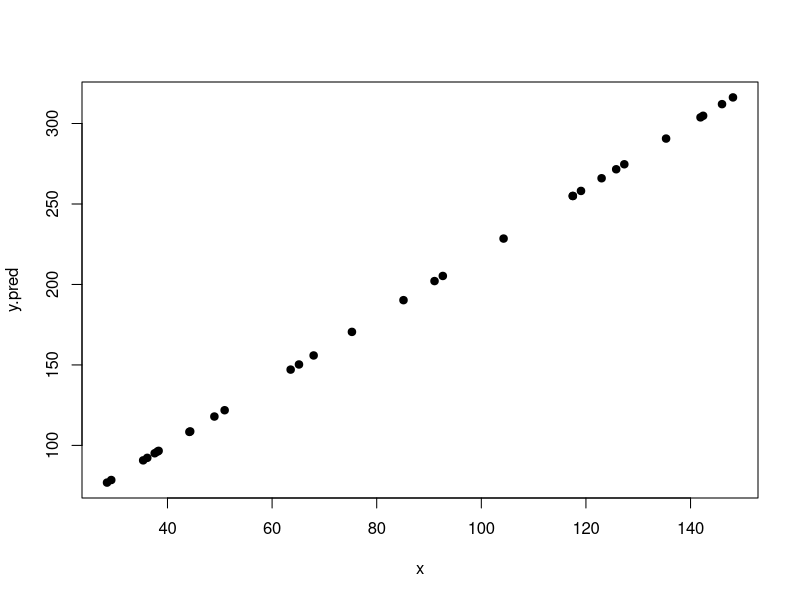
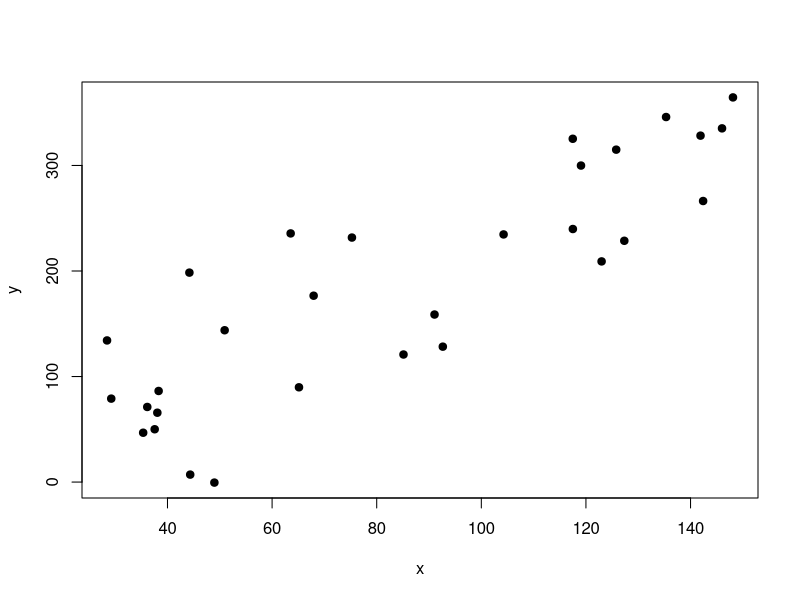
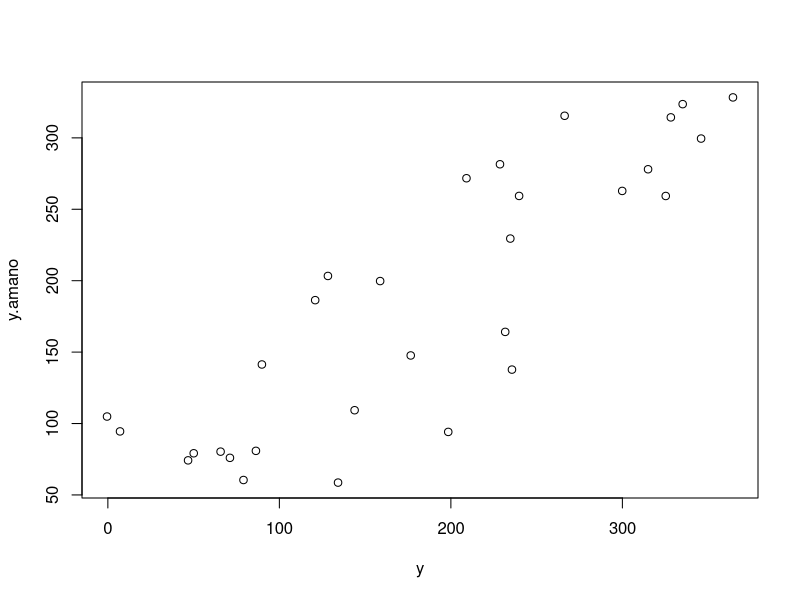
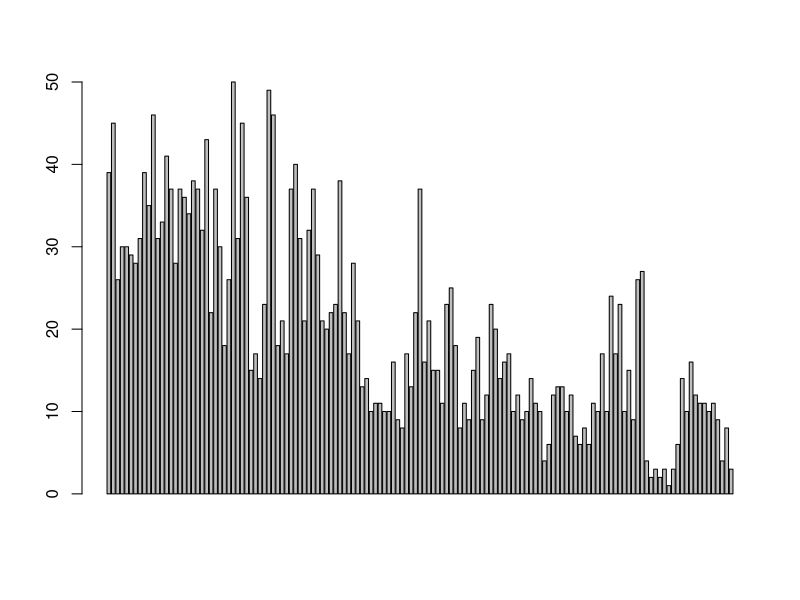
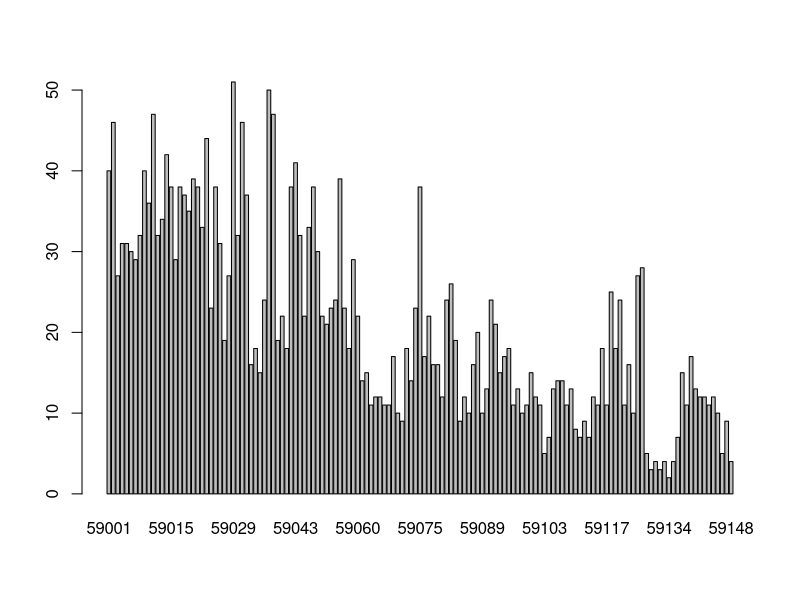
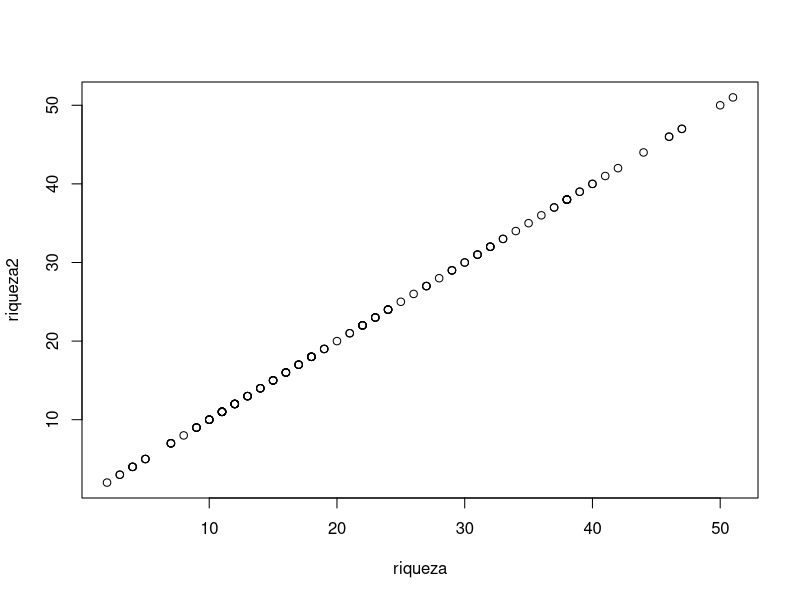
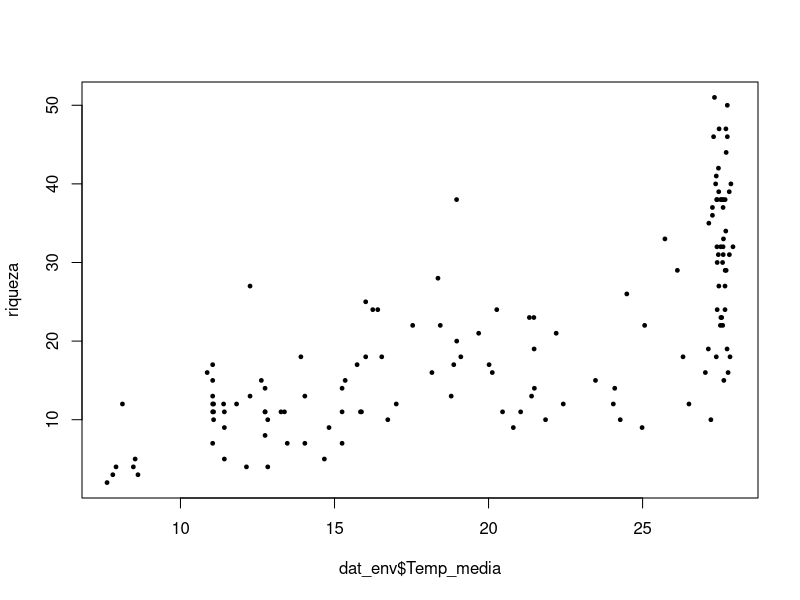
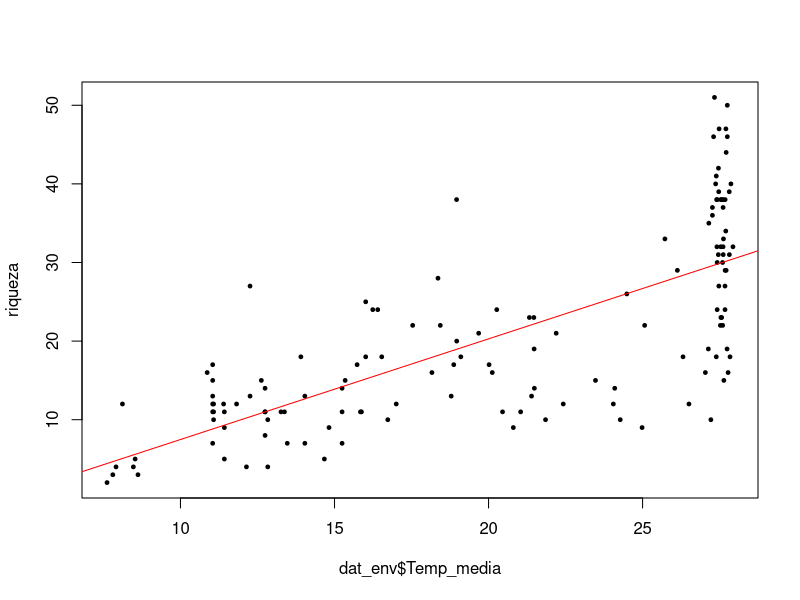

The R script that drew these images, in order:
## ---- chunk 1
x <- runif(30,15,150)
x
## ---- chunk 2
y.pred <- 20 + 2 * x
plot(x, y.pred, pch = 19)

summary(lm(y.pred ~ x)) # Obtenemos un R2 de 1 (ajuste perfecto), valor de p significativo (vemos que tiene 3 asteríscos indicando un alto nivel de significancia); es decir podemos predicir y perfectamente a traves de 20 + 2 * x
## ---- chunk 3
y <- y.pred + rnorm(30,0,50) # el error viene de una distribucion normal con una media de 0
## ---- chunk 4
plot(y ~ x, pch = 19)

summary(lm(y ~ x)) # Ahora el ajuste de la regresión es menor debido al error en y

## ---- chunk 5
SSY <- sum((y - mean(y))^2) # sumas de cuadrados corregidas en y

SSX <- sum((x - mean(x))^2) # sumas de cuadrados corregidas en x

SSXY <- sum((x - mean(x)) * (y - mean(y))) # suma corregida de productos (covarianza de x e y en la expectativa)
## ---- chunk 6
b <- SSXY/SSX # máxima probabilidad de pendiente b
b
## ---- chunk 7
a <- mean(y) - b * mean(x) # Usamos la ecuación y valores promedio para calcular el intercepto 
a
## ---- chunk 8
summary(lm(y ~ x))
## ---- chunk 9
y.amano = a + b*x
plot(y, y.amano)
## ---- chunk 10
y.result <-  a + b*100
## ---- chunk 11
library(tidyverse)
dat_spec <- read_csv("Species_Coltree.csv")
dat_env <- read_csv("Env_Coltree.csv")
## ---- chunk 12
conteo_parcela <- dat_spec %>% 
  group_by(Parcela) %>% 
  select(N_cientifico) %>%
  unique() %>% 
  summarise(n = n())

barplot(conteo_parcela$n)

riqueza <- conteo_parcela$n
## ---- chunk 13
dat_abun <- dat_spec %>% 
  select(Parcela, N_cientifico) %>% #Seleccionamos las variables deseadas
  group_by(Parcela, N_cientifico) %>% # Agrupamos las observaciones por parcela y nombre de las especies
  summarise(freq = n()) %>% # contamos el número de individuos para obtener la abundancia de cada especie
  pivot_wider(names_from = N_cientifico, values_from = freq) # Mediante la función pivot_wider, convertimos la variable N_cientifico en columnas, y el conteo en observaciones a través de cada parcela. Para mayor información revise la función
## ---- chunk 14
dat_abun <- dat_abun %>%
  replace(is.na(dat_abun), 0) 
## ---- chunk 15
library(vegan)
## ---- chunk 16
abd <- as.data.frame(dat_abun)
## ---- chunk 17
rownames(abd) <- abd[,1]
dat_abun <-dat_abun[,-1]

## ---- chunk 18
pa <- replace(abd, abd > 0, 1) # Convertimos la matriz de abundancias en una matriz de presencia/ausencia.

riqueza <- apply(pa, 1, sum) # Sumamos las especies presentes en cada parcela para estimar su riqueza.

barplot(riqueza)
## ---- chunk 19
abd2 <- as.data.frame.matrix(table(dat_spec$Parcela, dat_spec$N_cientifico))
riqueza2 <- specnumber(abd) 

# verificamos si las dos vías conducen al mismo resultado
plot(riqueza, riqueza2)
## ---- chunk 20
div <- diversity(dat_abun, index = "shannon")
## ---- chunk 21
plot(riqueza ~ dat_env$Temp_media, pch=19, cex=0.5)
## ---- chunk 22
reg <- lm(riqueza ~ dat_env$Temp_media) # Ajustamos un modelo con la riqueza de especies y la temperatura media
summary(reg)

plot(riqueza ~ dat_env$Temp_media, pch=19, cex=0.5)
abline(reg, col = "red")
## ---- chunk 23
plot(riqueza ~ dat_env$Temp_media, pch=19, cex=0.5)
lm <- lm(riqueza ~ dat_env$Temp_media)
abline(lm, col="red") 
## ---- chunk 24
library(lmtest)

dwtest(lm) # En esta prueba, valores de DW alrededor de 2 y p significativos significan que los residuos son independientes (normalmente se considenran valores entre 1.5 y 2.5)
## ---- chunk 25
plot(lm) # Al graficar esto presionamos enter en la consola y debemos observar la primera gráfica "Residual vs Fitted". Al haber homocedasticidad, la linea roja debe observarse como una linea recta. Con nuestros datos parece complirse este supuesto.

## ---- chunk 26
hist(lm$residuals, 15) # Los residuos parecen ajustarse a una distribución normal
## ---- chunk 27
shapiro.test(lm$residuals) # Con el valor de p de la prueba, aceptamos la hipótesis nula ya que p > 0.05, por lo que los residuos si presentan una distribución normal
